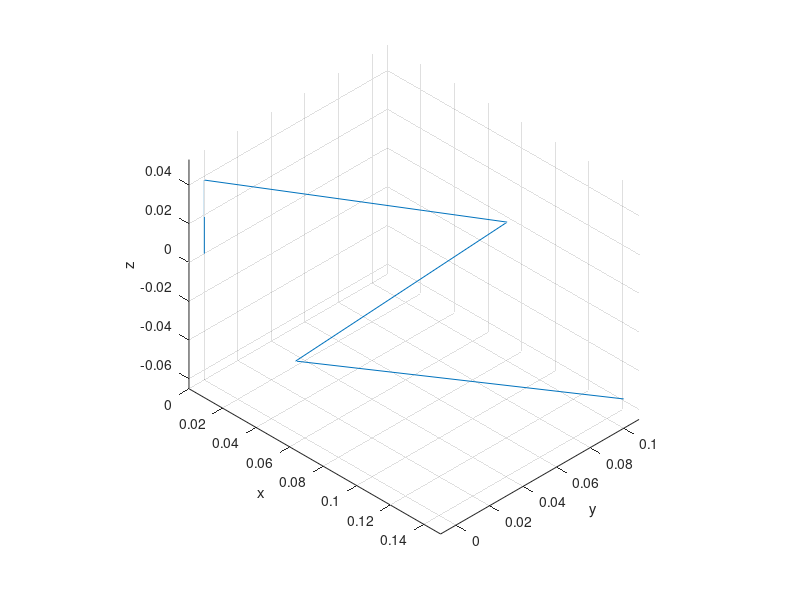

Reproduce this figure in MATLAB.
close all
clear all

l1 = 0.038;
l2 = 0.128;
l3 = 0.024;
l4 = 0.124;
l5 = 0.141;

L3 = sqrt(l2*l2+l3*l3);
L4 = l4;

theta_3_offset = 5/12*pi;

theta_ = [];

for psai = 0%-0.2-pi/2:0.1:0.4

tic
x = 0.15;
y = 0.1;
z = -0.05;


theta_1 = atan2(y,x);

Z = z-l5*sin(psai)-l1;
Y = sqrt(x*x+y*y)-l5*cos(psai);


theta_compen = atan2(l3,l2);

gamma1 = acos((L3*L3+L4*L4-Z*Z-Y*Y)/(2*L3*L4));
gamma2 = 2*pi-gamma1;
sigma = acos((L3*L3-L4*L4+Z*Z+Y*Y)/(2*L3*sqrt(Z*Z+Y*Y)));
theta_3 = pi+theta_compen-gamma1-theta_3_offset;
% first try gamma1
% TODO gamma2
% TODO test availability

A = L3-L4*cos(gamma1);
B = L4*sin(gamma1);

alpha = atan2(Y,Z)-sigma;
theta_2_1 = alpha-theta_compen;

% TODO bug fixed 
%alpha = 2*(atan((A+sqrt(A*A+B*B-Z*Z))/(B+Z)))
%theta_2_1 = alpha-theta_compen;
%theta_2_2 = 2*(atan((A-sqrt(A*A+B*B-Z*Z))/(B+Z)));

beta = gamma1-theta_2_1-pi/2;



theta_4 = pi/2-theta_3_offset-psai-theta_2_1-theta_3;
% theta_1 = 0
% theta_2_1 = 0
% theta_3 = 0
% theta_4 = 0
% alpha = theta_2_1+theta_compen

point1 = [0 0 0 0]';

point2 = [0 0 l1 0]';

point3 = [L3*cos(theta_1)*sin(theta_2_1+theta_compen) L3*sin(theta_1)*sin(theta_2_1+theta_compen) l1+L3*cos(theta_2_1+theta_compen) 0]';

point4 = [(L3*cos(theta_1)*sin(theta_2_1+theta_compen)+L4*cos(theta_1)*sin(theta_2_1+theta_3_offset+theta_3)) 
            L3*sin(theta_1)*sin(theta_2_1+theta_compen)+L4*sin(theta_1)*sin(theta_2_1+theta_3_offset+theta_3)
            l1+L3*cos(theta_2_1+theta_compen)+L4*cos(theta_2_1+theta_3_offset+theta_3)
            0];
point5 = [(L3*cos(theta_1)*sin(theta_2_1+theta_compen)+L4*cos(theta_1)*sin(theta_2_1+theta_3_offset+theta_3)+l5*cos(theta_1)*sin(theta_2_1+theta_3_offset+theta_3+theta_4))
            L3*sin(theta_1)*sin(theta_2_1+theta_compen)+L4*sin(theta_1)*sin(theta_2_1+theta_3_offset+theta_3)+l5*sin(theta_1)*sin(theta_2_1+theta_3_offset+theta_3+theta_4)
            l1+L3*cos(theta_2_1+theta_compen)+L4*cos(theta_2_1+theta_3_offset+theta_3)+l5*cos(theta_2_1+theta_3_offset+theta_3+theta_4)
            0];   
toc
points = [point1 point2 point3 point4 point5];
xpoints = points(1,:);
ypoints = points(2,:);
zpoints = points(3,:);
axis equal 
for i = 1:4
    line(xpoints(i:i+1),ypoints(i:i+1),zpoints(i:i+1))
    hold on
end
grid on
hold off
view([1,-1,1])
xlabel('x')
ylabel('y')
zlabel('z')
pause(0.1)
theta_ = [theta_  [theta_1; theta_2_1; theta_3;theta_4;]];
end
